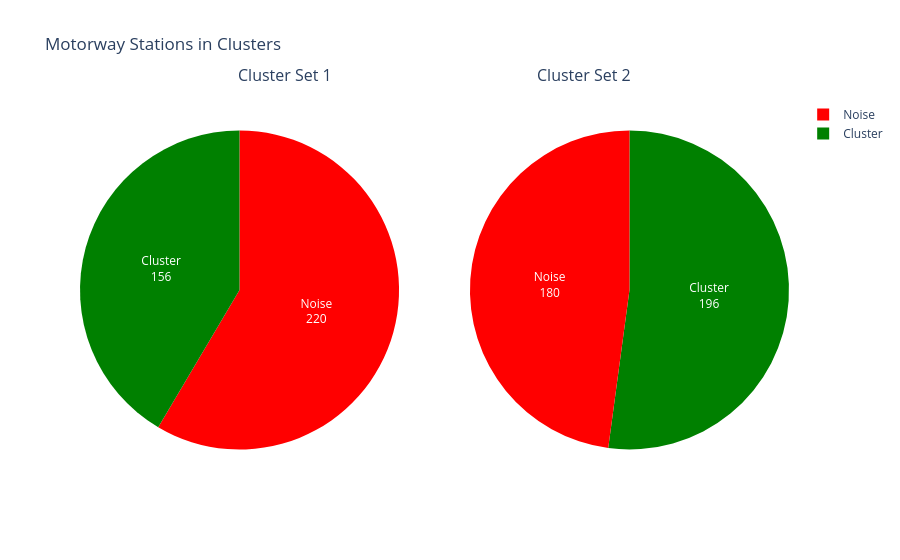

The cell this chart's notebook holds for it:
### Code cell
# Plot the distribution of motorway stations across clusters for both parameter sets.
fig = plot_motorway_cluster_pies(
    OUTPUT_ROOT + f"\\stations_clusters_eps{eps1}_min_samples{min_samples1}.csv",
    OUTPUT_ROOT + f"\\stations_clusters_eps{eps2}_min_samples{min_samples2}.csv",
    motorway_stations
)

fig.show()

### Figure 1 — Plotly figure (JSON) as saved in the notebook; plotly's stock layout.template omitted (floating-point values rounded to 4 significant figures)
{"data": [{"domain": {"x": [0, 0.45], "y": [0, 1]}, "labels": ["Cluster", "Noise"], "marker": {"colors": ["green", "red"]}, "name": "Cluster Set 1", "textinfo": "label+value", "type": "pie", "values": [156, 220]}, {"domain": {"x": [0.55, 1], "y": [0, 1]}, "labels": ["Cluster", "Noise"], "marker": {"colors": ["green", "red"]}, "name": "Cluster Set 2", "textinfo": "label+value", "type": "pie", "values": [196, 180]}], "layout": {"annotations": [{"font": {"size": 16}, "showarrow": false, "text": "Cluster Set 1", "x": 0.22, "y": 1.1}, {"font": {"size": 16}, "showarrow": false, "text": "Cluster Set 2", "x": 0.78, "y": 1.1}], "title": {"text": "Motorway Stations in Clusters"}}}
